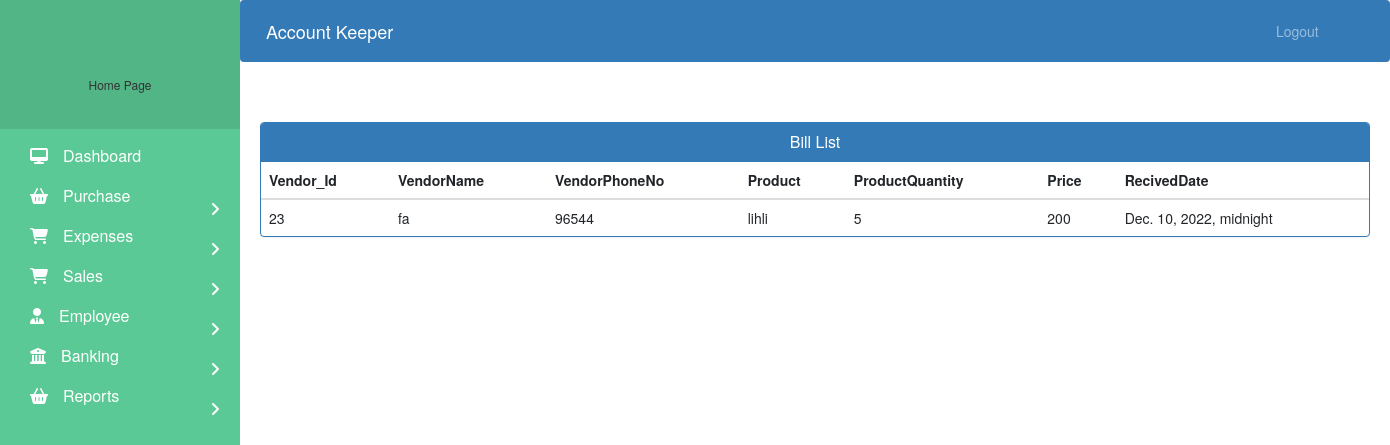
The app's page /Report/bills/ with its own data.
### Purchase/models.py (models this page shows, shortened)
class Bills(models.Model):
    Vendor_Id = models.IntegerField()
    VendorName = models.CharField(max_length = 50)
    VendorPhoneNo = models.IntegerField()
    Product = models.CharField(max_length = 50)
    ProductQuantity = models.IntegerField()
    Price = models.IntegerField()
    Total_Price = models.IntegerField()
    RecivedDate = models.DateTimeField()

### Reports/views.py (the view)
# urls.py: path('Report/bills/',repview.bills_view),
def bills_view(request):
    bills = Bills.objects.all()
    return render(request,'Report/bills.html', {'bills': bills})

### templates/Report/bills.html (shortened to what this page needs)
{% extends 'Base/navbar.html' %}
{% block content %}
{% load static %}
<head>
  <link href="//netdna.bootstrapcdn.com/bootstrap/3.0.0/css/bootstrap.min.css" rel="stylesheet" id="bootstrap-css">
</head>
<div class="container">
  {% if bills %}
    <div class="panel panel-primary">
      <div class="panel-heading">
        <h6 class="panel-title">  Bill List</h6>
      </div>
      <table class="table table-hover" id="dev-table">
          <thead>
              <tr>
                  <th>Vendor_Id</th>
                  <th>VendorName</th>
                  <th>VendorPhoneNo</th>
                  <th>Product</th>
                  <th>ProductQuantity</th>
                  <th>Price</th>
                  <th>RecivedDate</th>
              </tr>
          </thead>
          {% for bill in bills %}
            <tr>
                <td>{{bill.Vendor_Id}}</td>
                <td>{{bill.VendorName}}</td>
                <td>{{bill.VendorPhoneNo}}</td>
                <td>{{bill.Product}}</td>
                <td>{{bill.ProductQuantity}}</td>
                <td>{{bill.Price}}</td>
                <td>{{bill.RecivedDate}}</td>
            </tr>
          {% endfor %}
        </table>
    </div>
  {%else%}
    <br><br><br>
    <h4 style="text-align: center;color: red;">No Bills Found !!!</h4>
  {% endif %}
</div>
{% endblock content %}

### templates/Base/navbar.html (style rules this page uses)
body { padding-left: 240px; }

### templates/Report/bills.html (style rules this page uses)
h6 { text-align: center; }

### records on screen
Bills: Vendor_Id "23", VendorName "fa", VendorPhoneNo "96544", Product "lihli", ProductQuantity "5", Price "200", RecivedDate "Dec. 10, 2022, midnight"
